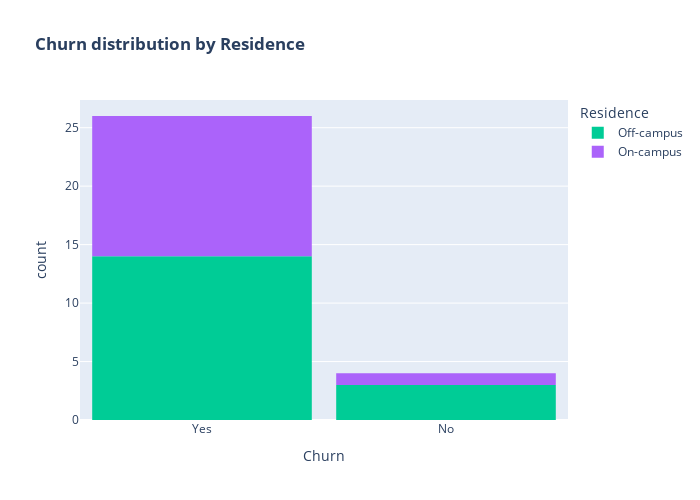

Here is the notebook cell this chart was saved with:
### Code cell
color_map = {"Yes": '#FFA15A', "No": '#00CC96'}
fig = px.histogram(data, x="Churn", color="Residence",  title="<b>Churn distribution by Residence</b>", color_discrete_map=color_map)
fig.update_layout(width=700, height=500, bargap=0.1)
fig.show()

### Figure 1 — Plotly figure (JSON) as saved in the notebook; plotly's stock layout.template omitted (floating-point values rounded to 4 significant figures)
{"data": [{"alignmentgroup": "True", "bingroup": "x", "hovertemplate": "Residence=Off-campus<br>Churn=%{x}<br>count=%{y}<extra></extra>", "legendgroup": "Off-campus", "marker": {"color": "#00cc96", "pattern": {"shape": ""}}, "name": "Off-campus", "offsetgroup": "Off-campus", "orientation": "v", "showlegend": true, "type": "histogram", "x": ["Yes", "Yes", "No", "Yes", "Yes", "Yes", "Yes", "Yes", "No", "Yes", "No", "Yes", "Yes", "Yes", "Yes", "Yes", "Yes"], "xaxis": "x", "yaxis": "y"}, {"alignmentgroup": "True", "bingroup": "x", "hovertemplate": "Residence=On-campus<br>Churn=%{x}<br>count=%{y}<extra></extra>", "legendgroup": "On-campus", "marker": {"color": "#ab63fa", "pattern": {"shape": ""}}, "name": "On-campus", "offsetgroup": "On-campus", "orientation": "v", "showlegend": true, "type": "histogram", "x": ["Yes", "Yes", "Yes", "Yes", "Yes", "Yes", "No", "Yes", "Yes", "Yes", "Yes", "Yes", "Yes"], "xaxis": "x", "yaxis": "y"}], "layout": {"bargap": 0.1, "barmode": "relative", "height": 500, "legend": {"title": {"text": "Residence"}, "tracegroupgap": 0}, "title": {"text": "<b>Churn distribution by Residence</b>"}, "width": 700, "xaxis": {"anchor": "y", "domain": [0, 1], "title": {"text": "Churn"}}, "yaxis": {"anchor": "x", "domain": [0, 1], "title": {"text": "count"}}}}
